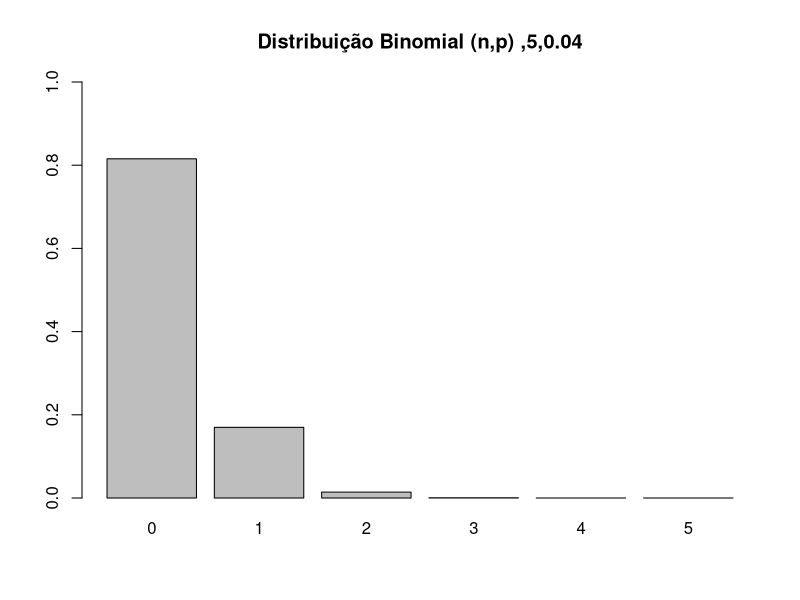
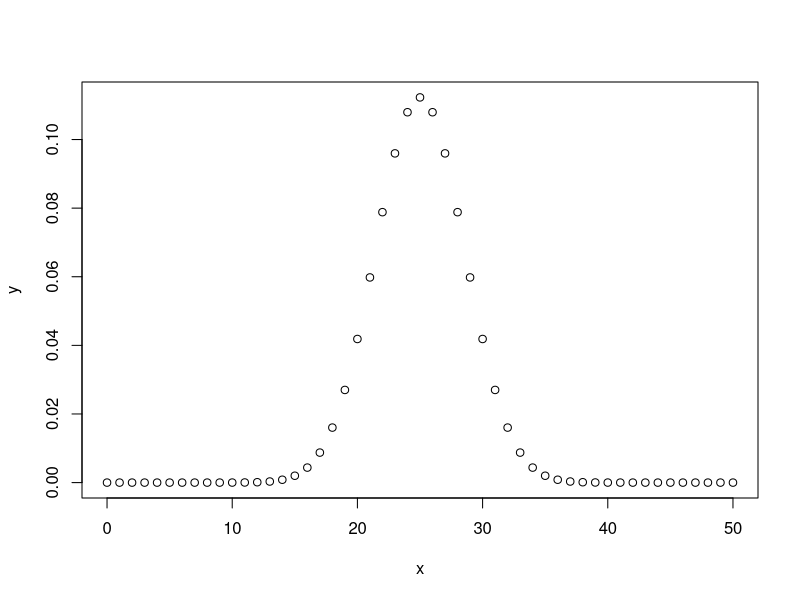
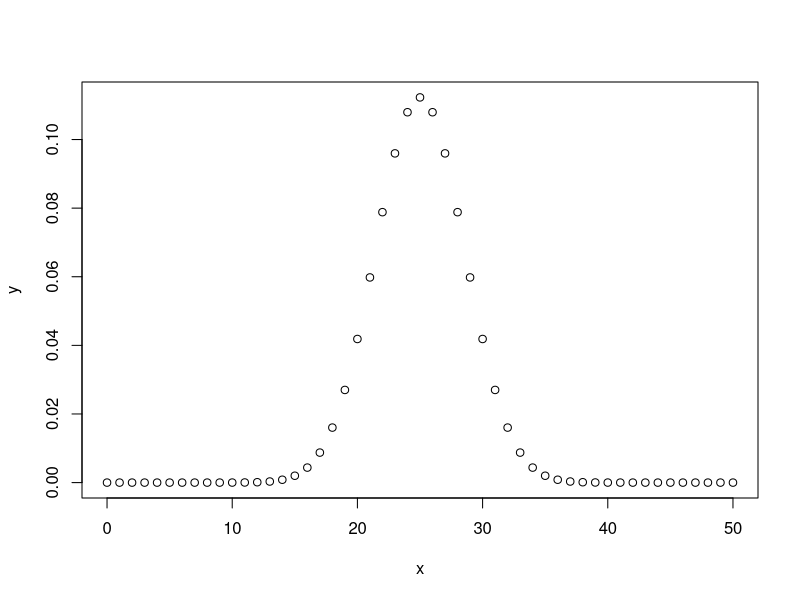

Source code (R) for these figures, in order:
# Distribuição Binomial

# Configurando o diretório de trabalho
# Coloque entre aspas o diretório de trabalho que você está usando no seu computador
# Não use diretórios com espaço no nome
setwd("~/Cursos/DSA/FCD/BigDataRAzure/Cap09")

# Para saber qual diretório estou trabalhando
getwd()


# Lista de pacotes base carregados
search()



# Uma variável aleatória tem Distribuição Binomial quando o experimento ao 
# qual está relacionada apresenta apenas 2 resultados: sucesso e fracasso.

# Vamos imaginar que nosso experimento seja contar quantos clientes que entram em uma loja de celulares, 
# adquirem um plano pós-pago.

# Para este experimento, temos 2 possibilidades para cada observação: adquirir ou não adquirir o plano.

# Como podemos ter apenas DOIS resultados POSSÍVEIS, este é chamado um Experimento BINOMIAL.

# Vamos imaginar agora, que historicamente, 10% dos clientes que entram na loja, adquirem um plano pós-pago.
# Portanto, a probabilidade de sucesso (que vamos chamar de p) para cada observação é 0.10.
# E a probabilidade de falha (que vamos chamar de q) para cada observação é 0.90. 

# Ou seja: p = 1 – q 

# p = probabilidade de sucesso
# q = probabilidade de fracasso 

# A palavra sucesso não tem relação com resultado positivo do experimento, assim como a palavra fracasso 
# não tem conotação negativa. 

# Outra característica da distribuição binomial, é que cada observação é INDEPENDENTE das outras. 

# Dessa forma, um Experimento Binomial consiste de um número fixo de observações, 
# indicado por n e contamos o número de sucessos, indicado por x.

# A Média de uma Distribuição Binomial, representa a média de longo prazo de sucessos esperados, 
# baseado no número de observações.

# A Variância de uma Distribuição Binomial, representa a variação que existe no número de sucessos (p) 
# sobre um número (n) de observações.



# Exemplo: A probabilidade de um paciente com um ataque cardíaco morrer do ataque é de 0.04 
# (ou seja, 4 de 100 morrem do ataque). Suponha que tenhamos 5 pacientes que sofrem um ataque cardíaco, 
# qual é a probabilidade de que todos sobrevivam? 

# Para este exemplo, vamos chamar um sucesso um ataque fatal (p = 0.04). 
# Temos n = 5 pacientes e queremos saber a probabilidade de que todos sobrevivam ou, em outras palavras, 
# que nenhum seja fatal (0 sucessos).

# X = Número de sobreviventes ao ataque
# p = 0.04
# n = 5
# dbinom(X, n, p)
?dbinom
a <- dbinom(0, 5, 0.04)
print(a)

# Desenhando a distribuição de probabilidades
graph <- function(n,p){
  x <- dbinom(0:n, size = n, prob = p)
  barplot(x,ylim=c(0,1),names.arg=0:n,
          main=sprintf(paste('Distribuição Binomial (n,p) ',n,p,sep=',')))
}
graph(5,0.04)


# Criando o gráfico de uma distribuição binomial
x <- seq(0,50,by = 1)
y <- dbinom(x,50,0.5)
png(file = "dbinom.png")
plot(x,y)
dev.off()

print(plot(x, y))

# Sair
q()





